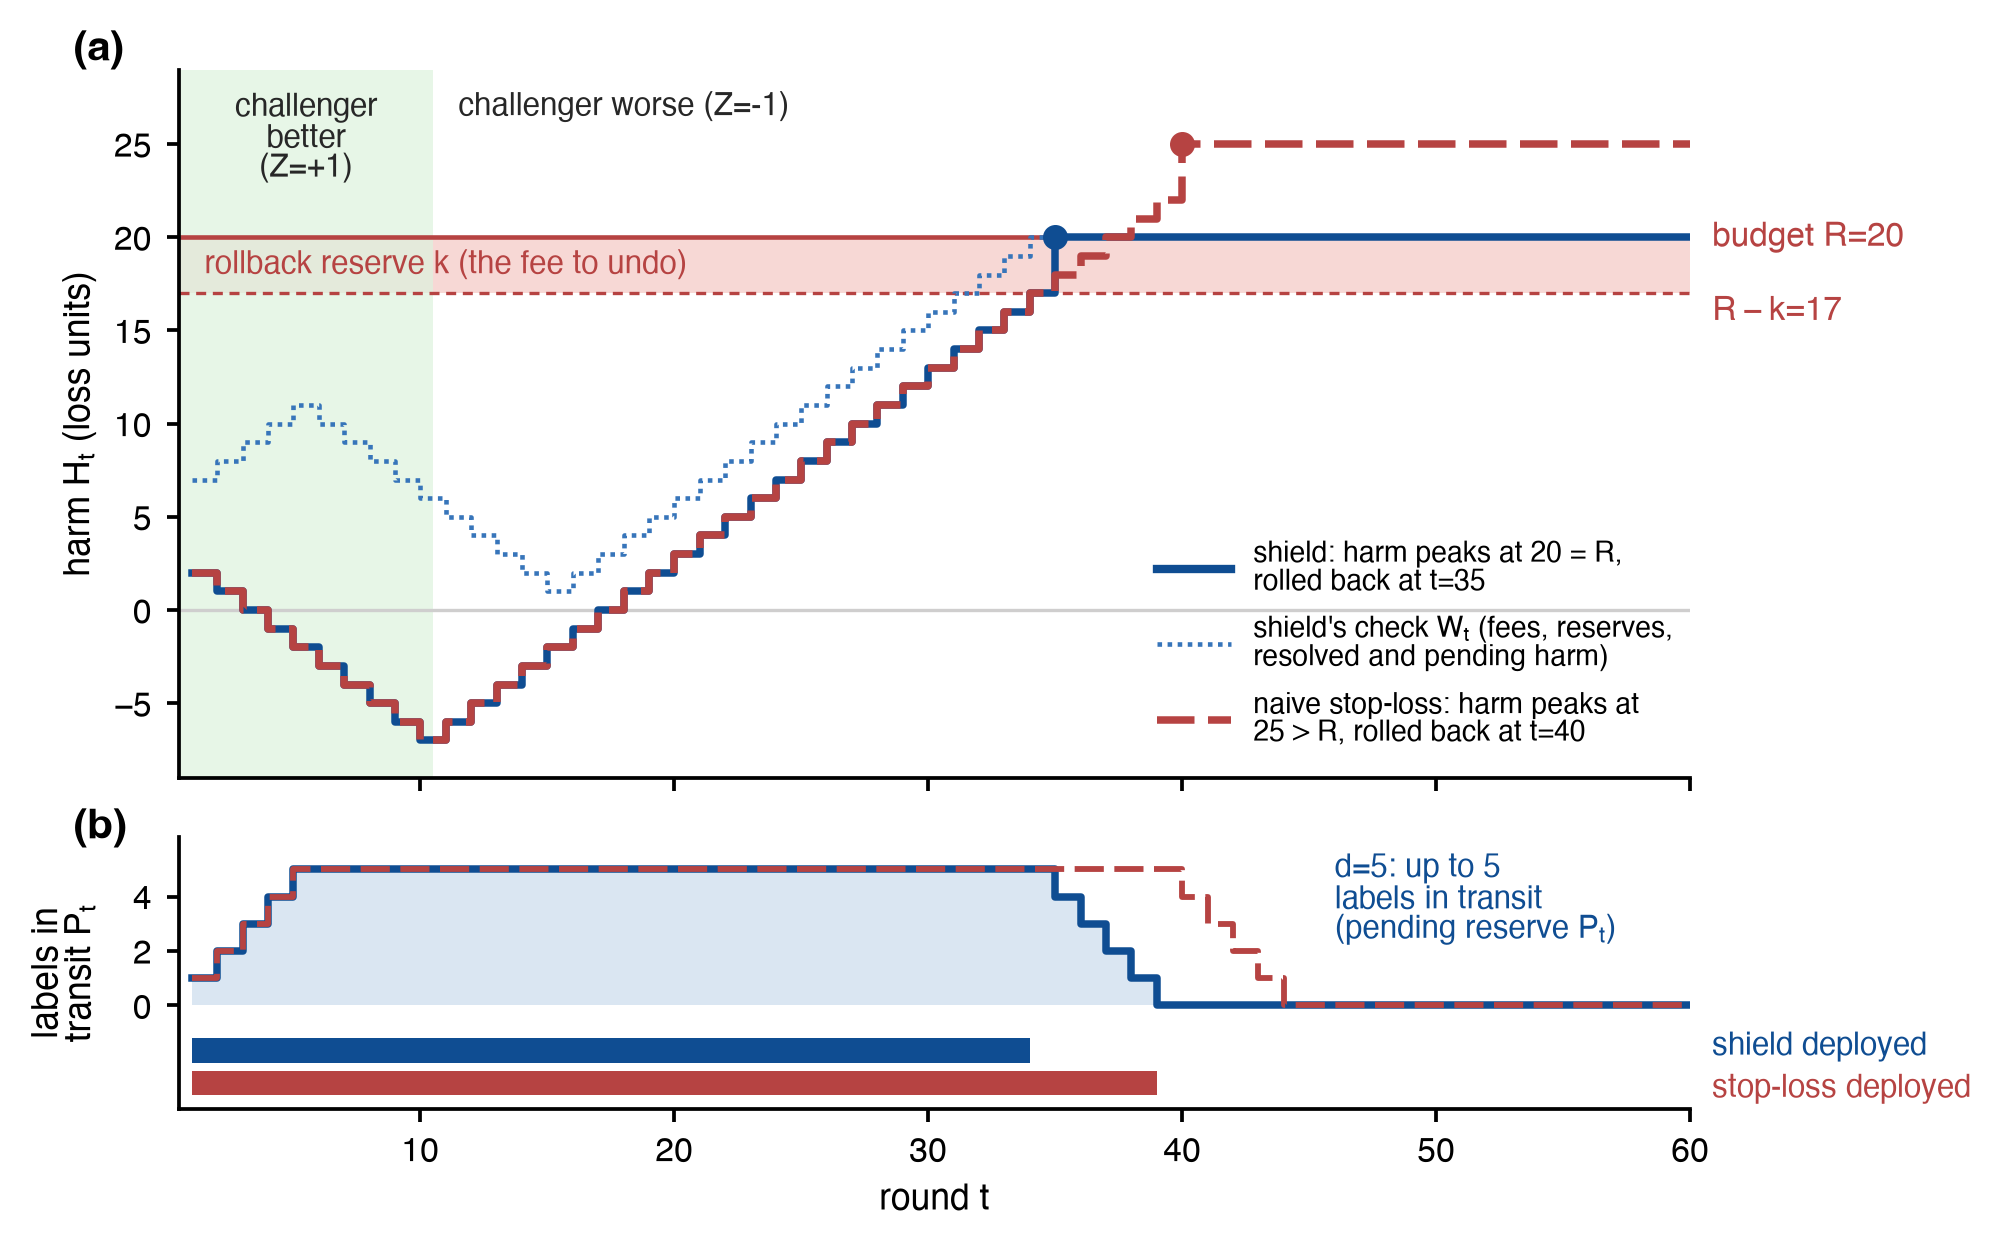

This chart was generated by the following Python code:
"""Appendix figure: full detail of the mechanism tape (check line, labels in transit, deployed bars)."""
import sys
from pathlib import Path
import numpy as np
sys.path.insert(0, str(Path(__file__).resolve().parent))
import matplotlib.pyplot as plt
from matplotlib.lines import Line2D
from style import PALETTE as P, WIDTH, apply_style, panel_label, save
from mech_data import *

apply_style(8.5)
fig, (ax, ax2) = plt.subplots(2, 1, figsize=(WIDTH, 4.5), sharex=True, gridspec_kw=dict(height_ratios=[2.6, 1.0], hspace=0.12))
ax.axhspan(R - K, R, color=P["red_1"], alpha=0.8, lw=0)
ax.axhline(R, color=P["red_strong"], lw=1.1)
ax.axhline(R - K, color=P["red_strong"], lw=0.8, ls=(0, (3, 2)))
ax.text(T + 0.5, R, " budget $R$=20", color=P["red_strong"], va="center", fontsize=8)
ax.text(T + 0.5, R - K - 0.1, " $R-k$=17", color=P["red_strong"], va="top", fontsize=8)
ax.text(1.5, R - K / 2, "rollback reserve $k$ (the fee to undo)", color=P["red_strong"], va="center", fontsize=7.5)
ax.axhline(0, color=P["neutral"], lw=0.8)
ax.axvspan(0.5, NPLUS + 0.5, color=P["green_1"], lw=0, alpha=0.7)
ax.text(NPLUS / 2 + 0.5, 27.8, "challenger\nbetter\n($Z$=+1)", ha="center", va="top", fontsize=7.5, color=P["dark"])
ax.text(NPLUS + 1.5, 27.8, "challenger worse ($Z$=-1)", ha="left", va="top", fontsize=7.5, color=P["dark"])

ax.step(t, res["shield"]["log"]["I"], where="post", color=P["blue_secondary"], lw=1.1, ls=(0, (1, 1.2)))
ax.step(t, Hs, where="post", color=P["blue_main"], lw=1.8)
ax.step(t, Hl, where="post", color=P["red_strong"], lw=1.8, ls=(0, (5, 1.8)))
ax.plot(t[np.argmax(Hl)], Hl.max(), "o", color=P["red_strong"], ms=5, zorder=5)
ax.plot(t[np.argmax(Hs)], Hs.max(), "o", color=P["blue_main"], ms=5, zorder=5)
ax.text(NPLUS + 1.0, 27.0, "shield bound $U_t$ + reserve (dotted)", color=P["blue_secondary"], fontsize=7.5, ha="left", va="bottom") if False else None
ax.set_ylabel("harm $H_t$ (loss units)")
ax.set_ylim(-9, 29); ax.set_xlim(0.5, T)
# direct line labels
ax.text(14.0, 5.8, "shield harm $H_t$", color=P["blue_main"], fontsize=8, rotation=0, ha="left", va="bottom") if False else None
from matplotlib.lines import Line2D
ax.legend(handles=[
    Line2D([], [], color=P["blue_main"], lw=2.0, label=f"shield: harm peaks at {Hs.max():.0f} = $R$,\nrolled back at $t$={roll_s}"),
    Line2D([], [], color=P["blue_secondary"], lw=1.1, ls=(0, (1, 1.2)), label="shield's check $W_t$ (fees, reserves,\nresolved and pending harm)"),
    Line2D([], [], color=P["red_strong"], lw=1.8, ls=(0, (5, 1.8)), label=f"naive stop-loss: harm peaks at\n{Hl.max():.0f} > $R$, rolled back at $t$={roll_l}"),
], loc="lower right", fontsize=6.8, bbox_to_anchor=(1.0, 0.02), handlelength=2.6, borderaxespad=0.2, labelspacing=0.7)
panel_label(ax, "(a)", -0.07, 1.0)

# bottom: labels in transit and deployed action
ax2.step(t, res["shield"]["pend"], where="post", color=P["blue_main"], lw=1.8)
ax2.step(t, res["stop"]["pend"], where="post", color=P["red_strong"], lw=1.4, ls=(0, (5, 1.8)))
ax2.fill_between(t, 0, res["shield"]["pend"], step="post", color=P["blue_secondary"], alpha=0.18, lw=0)
for key, y, c in (("shield", -2.1, P["blue_main"]), ("stop", -3.3, P["red_strong"])):
    a = res[key]["rec"].a
    ax2.fill_between(t, y, y + 0.9, where=a == 1, step="post", color=c, lw=0)
ax2.text(T + 0.5, -1.5, " shield deployed", color=P["blue_main"], fontsize=7.5, va="center")
ax2.text(T + 0.5, -3.05, " stop-loss deployed", color=P["red_strong"], fontsize=7.5, va="center")
ax2.set_ylim(-3.8, 6.2); ax2.set_yticks([0, 2, 4])
ax2.set_ylabel("labels in\ntransit $P_t$")
ax2.set_xlabel("round $t$")
ax2.text(46.0, 3.9, f"$d$={D}: up to {int(res['shield']['pend'].max())}\nlabels in transit\n(pending reserve $P_t$)", fontsize=7.5, color=P["blue_main"], va="center")
panel_label(ax2, "(b)", -0.07, 0.96)
fig.align_ylabels([ax, ax2])
save(fig, "mechanism_full")
print("shield peak", Hs.max(), "rollback", roll_s, "| stoploss peak", Hl.max(), "rollback", roll_l,
      "| max pending", res["shield"]["pend"].max(), res["stop"]["pend"].max())
